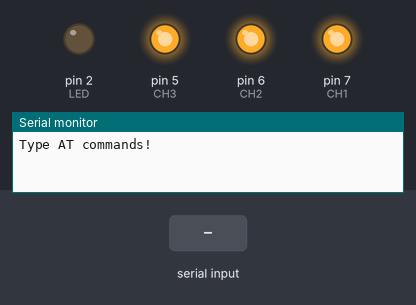
The sketch below on a simulated Arduino Uno, built for the host (arithmetic inside an expression is 32-bit, double 64-bit). Parts: output pins drawn as LEDs (lit = HIGH), the last lines printed to the serial monitor. The inputs (shaded band) are chosen by the test bench.

Above: at 2.2 s.
2.3 s: "a" received over the second serial link
At 2.7 s:
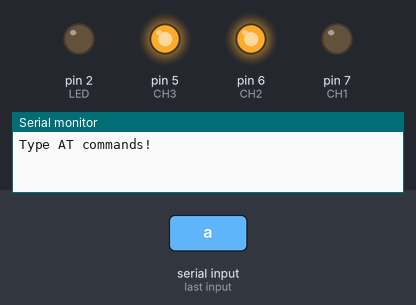
4.3 s: "b" received over the second serial link
At 4.6 s:
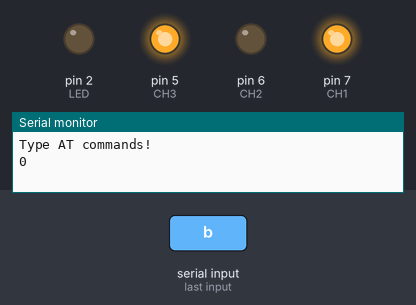
6.3 s: "c" received over the second serial link
At 6.7 s:
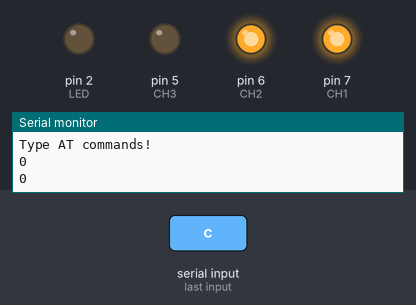
Timing chart, 0 to 9.3 s (numbered marks = the images above; inputs shaded):
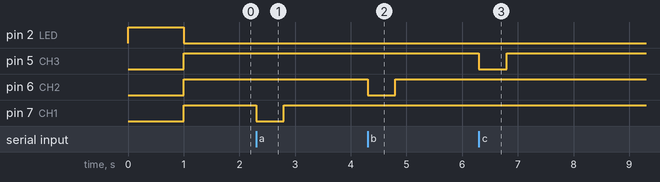

Measured:
- after the input at 2.3 s, pin 7 (CH1): HIGH → LOW at once, → HIGH 0.50 s later
- after the input at 4.3 s, pin 6 (CH2): HIGH → LOW at once, → HIGH 0.50 s later
- after the input at 6.3 s, pin 5 (CH3): HIGH → LOW at once, → HIGH 0.50 s later

The sketch:

HC06_audioToneTrigger.ino
```cpp
//*******************************************************************************
//Trigger 3 audio tones on Audio recorder via Bluetooth HC-06 module
//if you send 'a' then trigger ch1
//if you send 'b' then trigger ch2
//if you send 'c' then trigger ch3
//******************************************************************************
//Written by Miran (5/7/14)
//SoftwareSerial connection to Tx/Rx from HC-06 directly
//using software-defined serial connection, mySerial, to Tx and Rx from BT module
#include <SoftwareSerial.h>

int LED = 2;  //LED set-up on (digital) pin 2
int CH1 = 7, CH2 = 6, CH3 = 5;  //specific to connections


SoftwareSerial mySerial(10, 11); // RX, TX (from arduino POV)
String command = ""; // Stores response of bluetooth device
                                     // which simply allows \n between each
                                     // response.
void setup()
{
   //setup pin 2 as output for LED
   pinMode(LED, OUTPUT);
   pinMode(CH1, OUTPUT);
   pinMode(CH2, OUTPUT);
   pinMode(CH3, OUTPUT);

  // Open serial communications and wait for port to open:
   Serial.begin(9600);
   Serial.println("Type AT commands!");
   // SoftwareSerial "com port" data rate. JY-MCU v1.03 defaults to 9600.
   mySerial.begin(9600);

  //sanity check blink LED for 1 sec
  digitalWrite(LED, HIGH);
  delay(1000);
  digitalWrite(LED, LOW);

  //default ch1-3 to be high
  digitalWrite(CH1, HIGH);  //default b/c ch's are active low
  digitalWrite(CH2, HIGH);
  digitalWrite(CH3, HIGH);
}

void loop()
{
   // Read device output if available.
   if (mySerial.available()) {
     while(mySerial.available()) { // While there is more to be read, keep reading.
         command += (char)mySerial.read();    //load up entire serial command into string

          //code to trigger tones
          if (command == "a") {
             //turn on ch1 for 300 ms
             digitalWrite(CH1, LOW);
             delay(500);
             digitalWrite(CH1, HIGH);
             command = 0;    //reset command variable
             }//end if
          else if (command == "b") {
             //turn on ch1 for 300 ms
             digitalWrite(CH2, LOW);
             delay(500);
             digitalWrite(CH2, HIGH);
             command = 0;
             }
          else if (command == "c") {
             //turn on ch1 for 300 ms
             digitalWrite(CH3, LOW);
             delay(500);
             digitalWrite(CH3, HIGH);
             command = 0;    //reset command variable
             }//end if

     }//end wile serial available
     Serial.println(command);
     command = ""; // No repeats
   }

   // Read user input if available.
   if (Serial.available()){
       delay(10); // The DELAY!
       mySerial.write(Serial.read());
   }
}// END loop()
```
